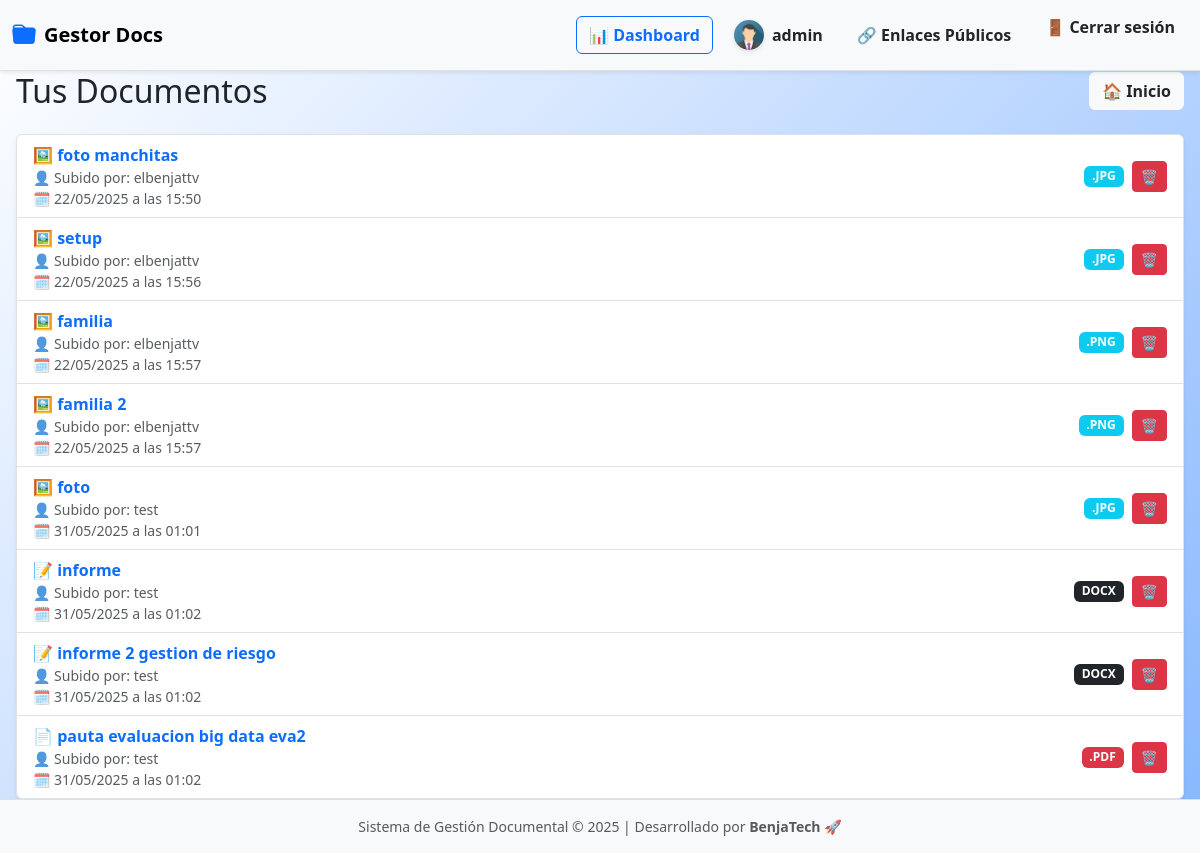
The page /lista/ (signed in) on the database as committed earlier.
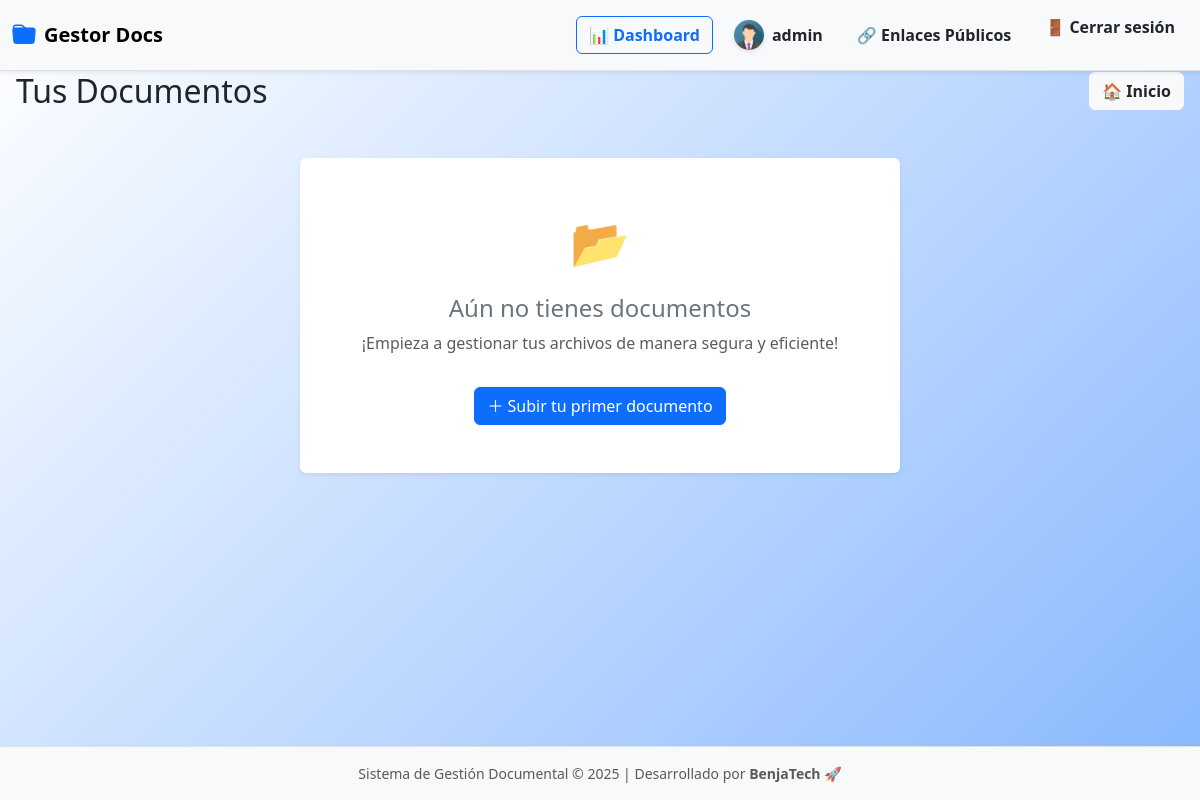
The same page on the database as committed later.
### documentos/models.py (models this page shows)
class Documento(models.Model):
    nombre = models.CharField(max_length=200)
    archivo = models.FileField(upload_to='documentos/')
    etiquetas = models.CharField(max_length=100, blank=True)
    fecha_subida = models.DateTimeField(auto_now_add=True)
    usuario = models.ForeignKey(User, on_delete=models.CASCADE)
    enlace_publico = models.UUIDField(default=uuid.uuid4, unique=True, editable=False, null=True, blank=True)
    expiracion_enlace = models.DateTimeField(blank=True, null=True)
    fecha_expiracion = models.DateTimeField(null=True, blank=True)
    activo = models.BooleanField(default=True)

### documentos/views.py (the view)
# urls.py: path('lista/', views.listar_documentos, name='lista'),
@login_required
def listar_documentos(request):
    if request.user.is_superuser:
        documentos = Documento.objects.all()
    else:
        documentos = Documento.objects.filter(usuario=request.user)
    for doc in documentos:
        if doc.etiquetas:
            doc.etiquetas_lista = [e.strip() for e in doc.etiquetas.split(',')]
        else:
            doc.etiquetas_lista = []
    return render(request, 'documentos/lista.html', {'documentos': documentos})

### documentos/templates/documentos/lista.html (shortened to what this page needs)
{% extends 'documentos/base.html' %}
{% load etiquetas_tags %}
{% block body_class %}dashboard-personal{% endblock %}
{% block content %}
<div class="header d-flex justify-content-between align-items-center flex-wrap gap-3 mb-4">
  <h2 class="mb-0">Tus Documentos </h2>
  <a href="{% url 'documentos:home' %}" class="btn btn-light text-dark fw-semibold d-flex align-items-center justify-content-center">🏠 Inicio</a>
</div>
{% if documentos %}
  <ul class="list-group shadow-sm">
    {% for doc in documentos %}
      <li id="doc-{{ doc.id }}" class="list-group-item d-flex justify-content-between align-items-center flex-wrap gap-3">
        <div class="flex-grow-1">
          {% with ext=doc.archivo.name|slice:"-4:"|lower %}
            {% if ext == ".pdf" %}
              📄
            {% elif ext == ".doc" or ext == "docx" %}
              📝
            {% elif ext == ".xls" or ext == "xlsx" %}
              📊
            {% elif ext == ".png" or ext == ".jpg" %}
              🖼️
            {% else %}
              📁
            {% endif %}
          {% endwith %}
          <a href="{% url 'documentos:previsualizar' doc.id %}" class="fw-semibold text-decoration-none text-primary">
            {{ doc.nombre }}
          </a>
          <br>
          <small class="text-muted">👤 Subido por: {{ doc.usuario.username }}</small><br>
          <small class="text-muted">🗓️ {{ doc.fecha_subida|date:"d/m/Y" }} a las {{ doc.fecha_subida|date:"H:i" }}</small>
        </div>
        <div class="d-flex align-items-center gap-2">
          {% with ext=doc.archivo.name|slice:"-4:"|upper %}
            {% if ext == ".PDF" %}
              <span class="badge bg-danger">{{ ext }}</span>
            {% elif ext == ".JPG" or ext == ".PNG" %}
              <span class="badge bg-info">{{ ext }}</span>
            {% elif ext == ".DOC" or ext == "XLSX" %}
              <span class="badge bg-warning text-dark">{{ ext }}</span>
            {% else %}
              <span class="badge bg-dark">{{ ext }}</span>
            {% endif %}
          {% endwith %}
          <button class="btn btn-sm btn-danger"
                  data-bs-toggle="modal"
                  data-bs-target="#confirmDeleteModal"
                  onclick="prepareDelete({{ doc.id }}, '{{ doc.nombre|escapejs }}')"
                  title="Eliminar documento">
            🗑️
          </button>
        </div>
      </li>
    {% endfor %}
  </ul>
{% else %}
  <div class="text-center p-5 bg-white rounded shadow-sm mt-5" style="max-width: 600px; margin: auto;">
    <div style="font-size: 48px; color: #6c757d;">📂</div>
    <h4 class="mt-3 text-secondary">Aún no tienes documentos</h4>
    <p class="text-muted">¡Empieza a gestionar tus archivos de manera segura y eficiente!</p>
    <a href="{% url 'documentos:subir' %}" class="btn btn-primary mt-3">
      ＋ Subir tu primer documento
    </a>
  </div>
{% endif %}
<div class="toast-container position-fixed bottom-0 end-0 p-3">
</div>
{% endblock %}

### documentos/templates/documentos/base.html (shortened to what this page needs)
{% load static %}
<link href="https://cdn.jsdelivr.net/npm/bootstrap@5.3.2/dist/css/bootstrap.min.css" rel="stylesheet">
<link href="https://cdn.jsdelivr.net/npm/bootstrap-icons@1.10.5/font/bootstrap-icons.css" rel="stylesheet">
</head>
<body class="d-flex flex-column min-vh-100 {% block body_class %}{% endblock %}">
<nav class="navbar navbar-expand-lg navbar-light bg-light border-bottom fixed-top shadow-sm">
  <div class="container-fluid">
    <a class="navbar-brand d-flex align-items-center" href="{% url 'documentos:home' %}">
        <i class="bi bi-folder-fill" style="font-size: 1.5rem; color: #0d6efd;"></i>
        <span class="ms-2 fw-bold">Gestor Docs</span>
    </a>
    <div class="collapse navbar-collapse justify-content-end" id="navbarContenido">
      {% if user.is_authenticated %}
        <div class="d-lg-flex align-items-center gap-2 nav-mobile-group mt-2 mt-lg-0">
          <a href="{% url 'documentos:dashboard' %}" class="btn btn-outline-primary fw-semibold d-flex align-items-center justify-content-center gap-2">
            📊 Dashboard
          </a>
          {% with request.user.perfilusuario as perfil %}
            <a href="{% url 'documentos:perfil' %}" class="btn btn-light text-dark fw-semibold d-flex align-items-center justify-content-center gap-2">
                {% if perfil.foto_perfil %}
                    <img src="{{ perfil.foto_perfil.url }}" alt="Foto perfil" class="navbar-avatar">
                {% else %}
                    <img src="{% static 'img/default-avatar.png' %}" alt="Avatar por defecto" class="navbar-avatar">
                {% endif %}
                {{ user.username }}
            </a>
          {% endwith %}
          <a href="{% url 'documentos:mis_enlaces' %}" class="btn btn-light text-dark fw-semibold d-flex align-items-center justify-content-center gap-2">
            🔗 Enlaces Públicos
          </a>
          <form method="post" action="{% url 'logout' %}" class="d-flex">
            <button type="submit" class="btn btn-light text-dark fw-semibold d-flex align-items-center justify-content-center gap-2">
              🚪 Cerrar sesión
            </button>
          </form>
        </div>
      {% endif %}
    </div>
  </div>
</nav>
<main class="container-fluid px-3 flex-grow-1 mt-5 pt-4">
  {% block content %}
  {% endblock %}
</main>
<footer class="bg-light text-center text-muted py-3 border-top mt-auto shadow-sm">
  <div class="container">
    <small>
      Sistema de Gestión Documental © {% now "Y" %} | Desarrollado por <strong>BenjaTech 🚀</strong>
    </small>
  </div>
</footer>
</body>
</html>

### documentos/templates/documentos/base.html (style rules this page uses)
.navbar-avatar { width: 30px; height: 30px; border-radius: 50%; object-fit: cover; box-shadow: 0 2px 5px rgba(0, 0, 0, 0.1); }
.navbar .btn { transition: all 0.3s ease-in-out; }
body { font-family: 'Segoe UI', Tahoma, Geneva, Verdana, sans-serif; background-color: #f8f9fa; }
body.dashboard-personal { background: linear-gradient(135deg, #ffffff 0%, #0d6efd 100%); background-size: 200% 200%; animation: gradientMove 6s ease-in-out infinite; }
html, body { height: 100%; }

Rows that differ between the two databases and show on the page:
removed Documento: nombre "foto manchitas", usuario.username "elbenjattv", fecha_subida "22/05/2025", fecha_subida "15:50", archivo ".JPG"
removed Documento: nombre "setup", usuario.username "elbenjattv", fecha_subida "22/05/2025", fecha_subida "15:56", archivo ".JPG"
removed Documento: nombre "familia", usuario.username "elbenjattv", fecha_subida "22/05/2025", fecha_subida "15:57", archivo ".PNG"
removed Documento: nombre "familia 2", usuario.username "elbenjattv", fecha_subida "22/05/2025", fecha_subida "15:57", archivo ".PNG"
removed Documento: nombre "foto", usuario.username "test", fecha_subida "31/05/2025", fecha_subida "01:01", archivo ".JPG"
removed Documento: nombre "informe", usuario.username "test", fecha_subida "31/05/2025", fecha_subida "01:02", archivo "DOCX"
removed Documento: nombre "informe 2 gestion de riesgo", usuario.username "test", fecha_subida "31/05/2025", fecha_subida "01:02", archivo "DOCX"
removed Documento: nombre "pauta evaluacion big data eva2", usuario.username "test", fecha_subida "31/05/2025", fecha_subida "01:02", archivo ".PDF"
Other text that changed with them:
text now shown: "📂 Aún no tienes documentos ¡Empieza a gestionar tus archivos de manera segura y eficiente! ＋ Subir tu primer documento"
